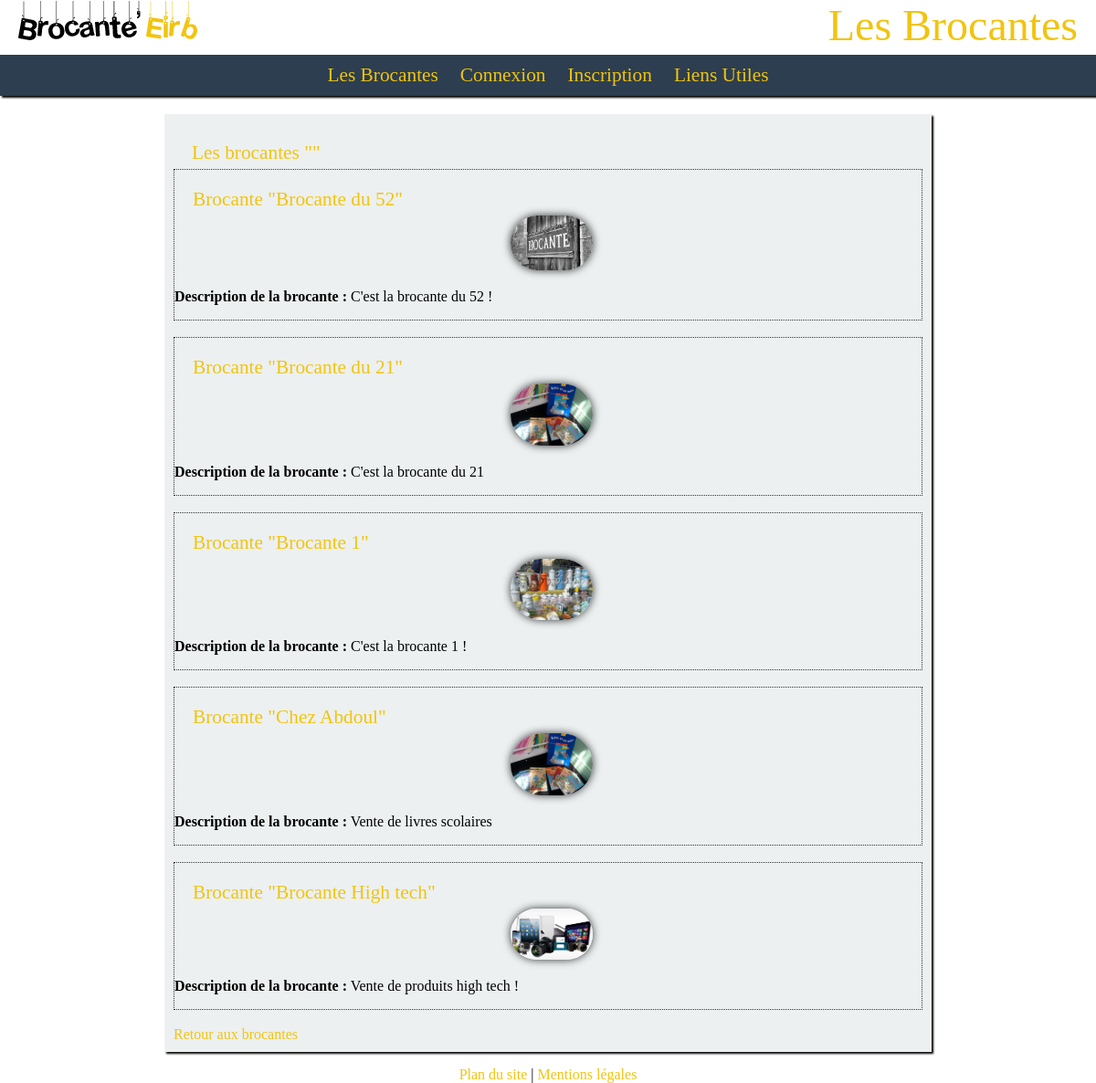
Screenshot of /brocantesearch.php with the database file from the repository.
### tables this page shows
CREATE TABLE IF NOT EXISTS `brocante` (
  `ID_Brocante` int(4) NOT NULL AUTO_INCREMENT,
  `nom_brocante` varchar(50) NOT NULL,
  `ID_utilisateur` int(4) NOT NULL,
  `description` varchar(500) NOT NULL,
  `lieu` varchar(50) NOT NULL,
  `photo1` text NOT NULL,
  `photo2` text NOT NULL,
  PRIMARY KEY (`ID_Brocante`)
);

### brocantesearch.php (the view, shortened to what this page needs)
<?php
require_once("src/fonctions.php");
include('src/entete.php');
$search=$_POST['search'];
?>
<section>
	<article>
<?php
$brocantes = $connect->prepare("SELECT * FROM brocante WHERE description LIKE '%$search%'");
$brocantes->execute() or die(print_r($brocantes->errorInfo(), true));
echo "
<h2> Les brocantes \"$search\" </h2>
";
	while ($ligne = $brocantes->fetch()) {
		$ID_Brocante = $ligne['ID_Brocante'];
		$nom_brocante = $ligne['nom_brocante'];
		$description = $ligne['description'];
		$photo1=$ligne['photo1'];
			echo "
		<div class='broc'>
		<a href=\"detailbroc.php?idbroc=$ID_Brocante\"><h2>Brocante \"$nom_brocante\" </h2></a>
		<img  class='roundedImageShadowProfil' src='src/$photo1'>
		<p><b>Description de la brocante :</b> $description</p>
		</div>
		<br>
		";
}
?>
	<a href="brocantes.php">Retour aux brocantes</a>
	</article>
</section>
<?php include('src/footer.php'); ?>

### src/style.css (style rules this page uses)
html,body { height: 100%; margin: 0; padding: 0; font-family: Calibri; font-size: 12pt; }
.roundedImageShadowProfil { -moz-box-shadow: 0px 0px 10px #343434; -webkit-box-shadow: 0px 0px 10px #343434; -o-box-shadow: 0px 0px 10px #343434; box-shadow: 0px 0px 10px #343434; overflow:hidden; -webkit-border-radius:50px; -moz-border-radius: 50%; border-radius:50px; width:90px; height:90px; max-width: 100%; height: auto; position: relative; left: 45%; }
img { max-width: 100%; height: auto; }
a { color: #f1c40f; text-decoration: none; }
h2, caption { font-weight: lighter; font-size: 16pt; color: #f1c40f; text-align: left; margin-left: 20px; margin-top: 20px; margin-bottom: 5px; }
.broc { -moz-border-radius:0px; -webkit-border-radius:0px; border-radius:0px; border: 1px dotted #343434; }
section { padding-top: 125px; max-width: 980px; width: 70%; margin: auto; }
article { background-color: #ecf0f1; box-shadow: 2px 2px 2px black; padding: 10px; margin: auto; }

### rows the page displays
brocante: nom_brocante "Brocante du 52", photo1 (picture), description "C'est la brocante du 52 !"
brocante: nom_brocante "Brocante du 21", photo1 (picture), description "C'est la brocante du 21"
brocante: nom_brocante "Brocante 1", photo1 (picture), description "C'est la brocante 1 !"
brocante: nom_brocante "Chez Abdoul", photo1 (picture), description "Vente de livres scolaires"
brocante: nom_brocante "Brocante High tech", photo1 (picture), description "Vente de produits high tech !"

### other values shown
$titre "Les Brocantes"
